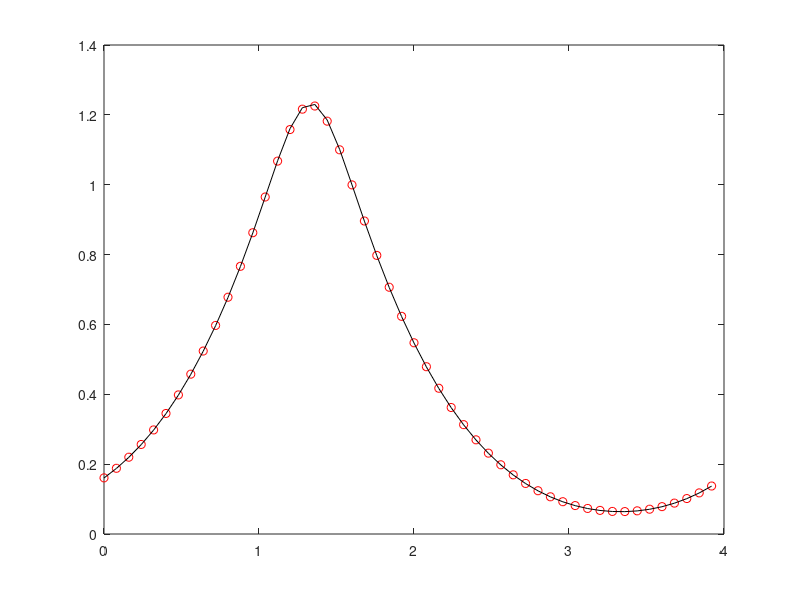
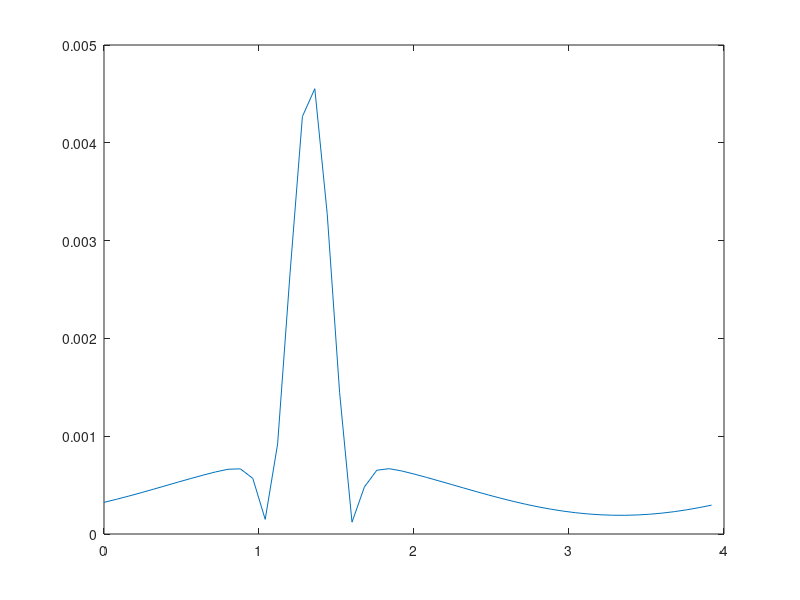

Source code (MATLAB) for these figures, in order:
clear all
close all
clc
format long

L=4;
N=50;
dx=L/N;
x=[0:dx:L-dx]';
T=5;
M=500;
dt=T/M;
t=[0:dt:T]';
nu=0.1;
% % exact solutions
c0=@(x) 0*x;
s=@(x) exp(-((x-L/3)./(L/20)).^2);
y0=c0(x);
c0hat=fft(y0);
k=[0,1:N/2,-N/2+1:-1]';
omegak=(2*pi.*k)/L;
alfak=nu*(j).^2*omegak.^2;
s0=s(x)
s0hat=fft(s0)
sThat=s0hat
sThat(1,1)=sThat(1,1)*T
sThat(2:N,1)=sThat(2:N,1).*((exp(alfak(2:N,1)*T)-1)./alfak(2:N,1));
chatk=exp(alfak*T).*c0hat+sThat;
y_exact=ifft(chatk);

% % numerical solution by Explicit Euler method
mi=(dt*nu)/dx.^2;
A1=(1-2*mi)*ones(1,length(x));
A2=mi*ones(1,length(x)-1);
A=diag(A1)+diag(A2,1)+diag(A2,-1);
A(1,end)=mi;
A(end,1)=mi;
c_old=y0
for i=1:length(t)-1
    c_new=A*c_old+dt*s0
    c_old=c_new
end

figure(1)
plot(x,y_exact,'ro',x,c_new,'k')

abs_err_inf=norm(abs(y_exact-c_new),inf)
rel_err_inf=norm(abs(y_exact-c_new),inf)./norm(abs(y_exact),inf)

abs_err_2=norm(abs(y_exact-c_new),2)
rel_err_2=norm(abs(y_exact-c_new),2)./norm(abs(y_exact),2)

abs_err=abs(y_exact-c_new)

figure(2)
plot(x,abs_err)